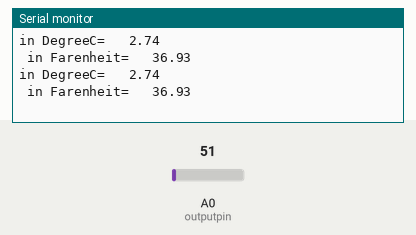
Recording of a sketch running on a simulated Arduino Uno, built with avr-gcc and run on an emulated ATmega328P. Parts: the last lines printed to the serial monitor. The test bench sets the inputs (shaded band); at power-on: A0 (outputpin) = 51.

Above: at 1.8 s.
1.9 s: A0 (outputpin) set to 61
At 2.8 s:
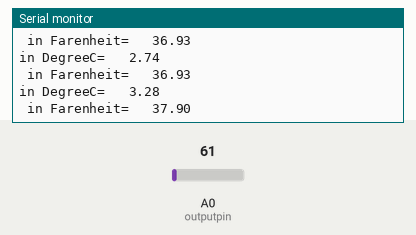
3.4 s: A0 (outputpin) set to 71
At 4.8 s:
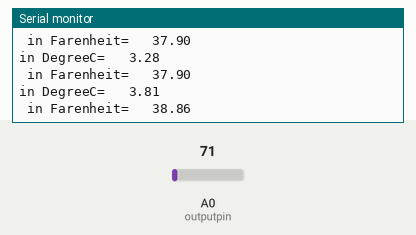
Timing chart, 0 to 6.4 s (numbered marks = the images above; inputs shaded):
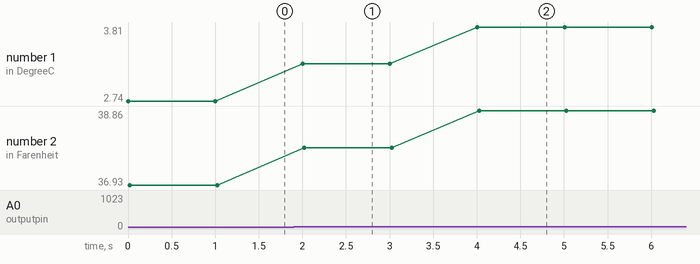

The sketch:

sketch_may19d.ino
```cpp
// initializes or defines the output pin of the LM35 temperature sensor
int outputpin = A0;
//this sets the ground pin to LOW and the input voltage pin to high
void setup() {
  Serial.begin(9600);
}
void loop()       //main loop
{
  int analogValue = analogRead(outputpin);
  float millivolts = (analogValue / 1024.0) * 550; //3300 is the voltage provided by NodeMCU
  float celsius = millivolts / 10;
  Serial.print("in DegreeC=   ");
  Serial.println(celsius);
  //----------Calculation for Fahrenheit ----------//
  float fahrenheit = ((celsius * 9) / 5 + 32);
  Serial.print(" in Farenheit=   ");
  Serial.println(fahrenheit);
  delay(1000);
}
```

Measured:
- after the input at 1.9 s, the serial monitor: prints a new line after 0.10 s (image 1)
- after the input at 3.4 s, the serial monitor: prints a new line after 0.61 s (image 2)
- plotted number 1: 2.74 → 3.28 after the input at 1.9 s, 3.28 → 3.81 after the input at 3.4 s
- plotted number 2: 36.93 → 37.9 after the input at 1.9 s, 37.9 → 38.86 after the input at 3.4 s
